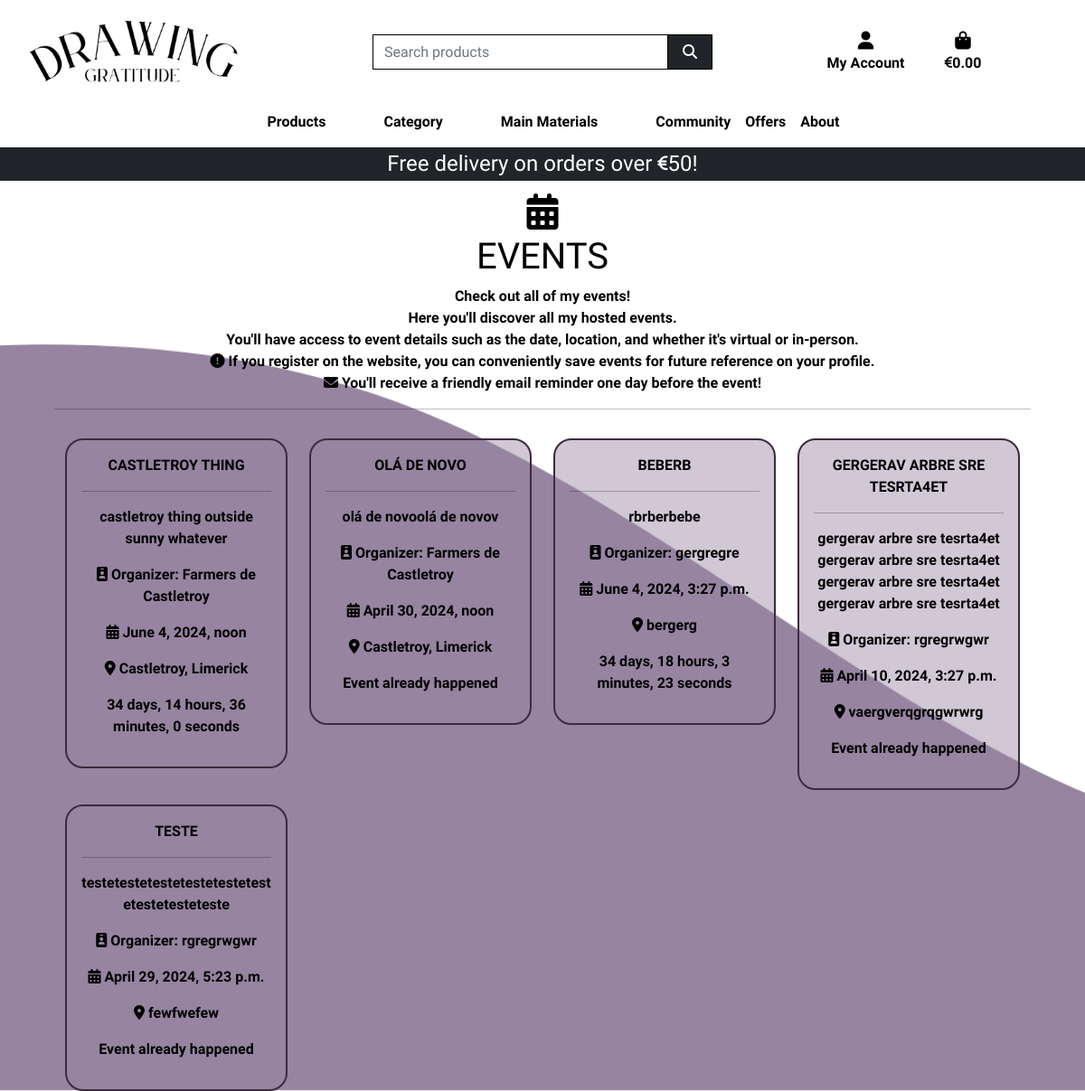
Screenshot of /events/ with the database file from the repository.
### events/models.py (models this page shows, shortened)
class Event(models.Model):
    title = models.CharField(max_length=255)
    description = models.TextField()
    date_and_time = models.DateTimeField()
    location = models.CharField(max_length=255)
    organizer = models.CharField(max_length=255)
    save_event = models.ManyToManyField(User, related_name='saved_events')

### events/views.py (the view)
# urls.py: path('', views.event_list, name='event_list'),
def event_list(request):
    events = Event.objects.all()
    now = datetime.now()
    if request.user.is_authenticated:
        saved_event_ids = Event.objects.filter(save_event=request.user).values_list('id', flat=True)
    else:
        saved_event_ids = []
    events_json = serializers.serialize('json', events)
    context = {
        'events_json': events_json,
        'events': events,
        'saved_event_ids': saved_event_ids,
        'now': now,
    }
    return render(request, 'events/event_list.html', context)

### bag/contexts.py (called while the page is built, shortened)
def bag_contents(request):
    bag_items = []
    total = 0
    total_discounted_price = 0
    product_count = 0
    bag = request.session.get('bag', {})
    delivery = total * Decimal(settings.STANDARD_DELIVERY_PERCENTAGE / 100) if total < settings.FREE_DELIVERY_THRESHOLD else 0
    grand_total = total + delivery
    context = {
        'bag_items': bag_items,
        'total': total,
        'total_discounted_price': total_discounted_price,
        'product_count': product_count,
        'delivery': delivery,
        'free_delivery_delta': max(0, settings.FREE_DELIVERY_THRESHOLD - total),
        'free_delivery_threshold': settings.FREE_DELIVERY_THRESHOLD,
        'grand_total': grand_total,
    }
    return context

### events/templates/events/event_list.html (shortened to what this page needs)
{% extends "base.html" %}
{% load static %}
{% block page_header %}
    <div class="container header-container">
    </div>
{% endblock %}
{% block content %}
<div class="container-fluid mt-5 event-section">
  <div class="row text-center m-5">
      <h1 class="text-uppercase"><i class="fa-solid fa-calendar-days"></i><br>Events</h1>
      <p>Check out all of my events!<br>
        Here you'll discover all my hosted events. <br>
        You'll have access to event details such as the date, location,
        and whether it's virtual or in-person. <br> <i class="fa-solid fa-circle-exclamation"></i>
        If you register on the website, you can conveniently save events for future reference on your profile. <br>
        <i class="fa-solid fa-envelope"></i> You'll receive a friendly email reminder one day before the event!
      </p>
      <hr>
      {% if events %}
        {% for event in events %}
          <div class="col-3 mt-3" id="event-{{ event.pk }}">
            <div class="card event-card">
              <div class="card-body">
                <span class="text-uppercase">{{ event.title }}</span>
                <hr>
                <p>{{ event.description }}</p>
                <p><i class="fa-solid fa-id-badge"></i> Organizer: {{ event.organizer }}</p>
                <p><i class="fa-solid fa-calendar-days"></i> {{ event.date_and_time }}</p>
                <p><i class="fa-solid fa-location-dot"></i> {{ event.location }}</p>
                {% if event.date_and_time > now %}
                  <p><i class="fa-regular fa-clock"nn ,.></i> Remaining Time:<br><span id="countdown-{{ event.pk }}">{{ event.date_and_time }}</span></p>
                {% else %}
                  <p><span id="countdown-{{ event.pk }}">{{ event.date_and_time }}</span></p>
                {% endif %}
                {% now "Y-m-d H:i:s" as current_time %}
              </div>
            </div>
          </div>
        {% endfor %}
      {% else %}
        <p class="text-center">No events available at the moment.</p>
      {% endif %}
    </div>
  </div>
{% endblock %}

### static/css/base.css (style rules this page uses)
html { height: 100%; }
body { background-color: white; font-family: "Quicksand", sans-serif; font-optical-sizing: auto; font-weight: 600; color: black; }
.event-card { border: 2px solid #3d2b3d; border-radius: 20px; background-color: #9684a172; }
.event-section { background-image: url('/media/events/events_bgd.png'); background-size: cover; background-attachment: fixed; }
@media (min-width: 1200px) { .container { max-width: 80%; } }
@media (min-width: 992px) { .header-container { padding-top: 164px; } }

### rows the page displays
Event: title "CASTLETROY THING", description "castletroy thing outside sunny whatever", organizer "Farmers de Castletroy", date_and_time "June 4, 2024, noon", location "Castletroy, Limerick"
Event: title "OLÁ DE NOVO", description "olá de novoolá de novov", organizer "Farmers de Castletroy", date_and_time "April 30, 2024, noon", location "Castletroy, Limerick"
Event: title "BEBERB", description "rbrberbebe", organizer "gergregre", date_and_time "June 4, 2024, 3:27 p.m.", location "bergerg"
Event: title "GERGERAV ARBRE SRE TESRTA4ET", description "gergerav arbre sre tesrta4et gergerav arbre sre tesrta4et gergerav arbre sre tesrta4et gergerav arbre sre tesrta4et", organizer "rgregrwgwr", date_and_time "April 10, 2024, 3:27 p.m.", location "vaergverqgrqgwrwrg"
Event: title "TESTE", description "testetestetestetestetestetestetestetesteteste", organizer "rgregrwgwr", date_and_time "April 29, 2024, 5:23 p.m.", location "fewfwefew"

### other values shown
{{ free_delivery_threshold }} "50"
